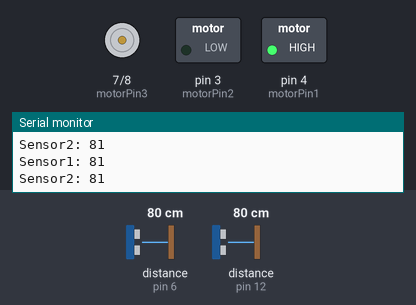
Simulated run of this sketch. Board: Arduino Uno, built with avr-gcc and run on an emulated ATmega328P. On the bench: motor-driver pin pairs drawn as motors (green arrow = first pin HIGH = forward, orange = second pin HIGH = backward, longer = more drive, scaled by the enable pin), switched loads named in the sketch (green lamp = pin HIGH), the last lines printed to the serial monitor. The test bench sets the inputs (shaded band); at power-on: distance to the obstacle (sensors on pin 12, pin 6) 80 cm. The echo pulse lasts 58.3 µs per cm.

Above: at 2.9 s.
3.0 s: distance to the obstacle (sensor on pin 12) set to 43 cm
6.0 s: distance to the obstacle (sensor on pin 12) set to 37 cm
At 7.0 s:
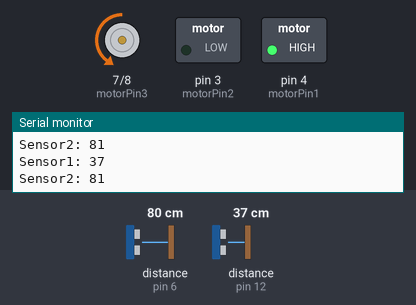
9.0 s: distance to the obstacle (sensor on pin 6) set to 45 cm
At 10.6 s:
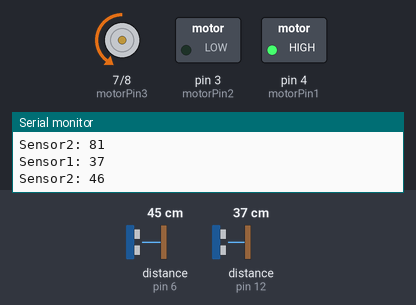
11.5 s: distance to the obstacle (sensor on pin 6) set to 37 cm
At 13.3 s:
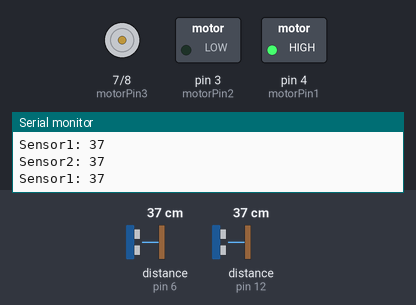
14.5 s: distance to the obstacle (sensor on pin 6) set to 60 cm
At 15.3 s:
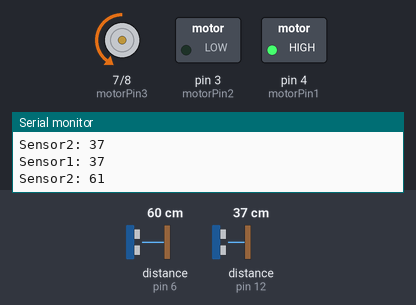
17.5 s: distance to the obstacle (sensor on pin 6) set to 4 cm
At 19.8 s:
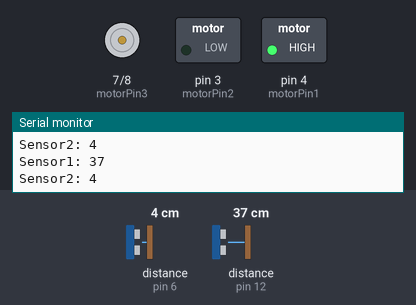
Timing chart, 0 to 21.1 s (numbered marks = the images above; inputs shaded):
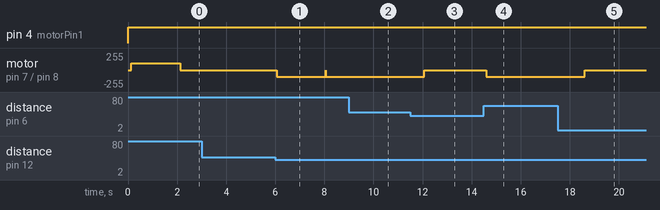

The sketch:

detectionSystem.ino
```cpp
#include <NewPing.h>

NewPing sonar1(13, 12, 100); // Sensor 1: trigger pin, echo pin, maximum distance in cm
NewPing sonar2(5, 6, 100); // Sensor 2: same stuff
#define pingSpeed 100
const int motorPin1  = 4;  // Pin 14 of L293
const int motorPin2  = 3;  // Pin 10 of L293
//Motor B
const int motorPin3  = 7; // Pin  7 of L293
const int motorPin4  = 8;  // Pin  2 of L293
const int enB = 9;
unsigned long pingTimer1, pingTimer2;
int in1, in2;
// defines variables
long duration;
long duration2;
int distance;
int distance2;
int pwm = 100;
void setup() {
  pingTimer1 = millis() + pingSpeed; // Sensor 1 fires after 100ms (pingSpeed)
  pingTimer2 = pingTimer1 + (pingSpeed / 2); // Sensor 2 fires 50ms later
  pinMode(motorPin1, OUTPUT);
  pinMode(motorPin2, OUTPUT);
  pinMode(motorPin3, OUTPUT);
  pinMode(motorPin4, OUTPUT);
  pinMode(enB, OUTPUT);
  Serial.begin(9600);
  digitalWrite(motorPin1, LOW);
  digitalWrite(motorPin2, LOW);
  digitalWrite(motorPin3, LOW);
  digitalWrite(motorPin4, LOW);
}
void  ping(){
   if (millis() >= pingTimer1) {
      pingTimer1 += pingSpeed; // Make sensor 1 fire again 100ms later (pingSpeed)
      in1 = sonar1.ping_cm();
   }
   if (millis() >= pingTimer2) {
      pingTimer2 = pingTimer1 + (pingSpeed / 2); // Make sensor 2 fire again 50ms after sensor 1 fires
      in2 = sonar2.ping_cm();
       // Both sensors pinged, process results here
   }
}
void loop() {
   ping();
   Serial.print("Sensor1: ");
   Serial.print(in1);
   Serial.println();
   Serial.print("Sensor2: ");
   Serial.print(in2);
   Serial.println();
   if(in1 == 0 && in2 == 0){
      digitalWrite(motorPin1, HIGH);
      digitalWrite(motorPin2, LOW);
      analogWrite(enB, pwm);
   }else if(in1 < 40 && (in2 == 0 || in2 > 40)){
      digitalWrite(motorPin3, LOW);
      digitalWrite(motorPin4, HIGH);
      delay(2000);
      digitalWrite(motorPin3, LOW);
      digitalWrite(motorPin4, LOW);
   }else if(in2 < 40 && (in1 == 0 || in1 > 40)){
      digitalWrite(motorPin3, HIGH);
      digitalWrite(motorPin4, LOW);
      delay(2000);
      digitalWrite(motorPin3, LOW);
      digitalWrite(motorPin4, LOW);
   }else if((in1 < 20 && in2 < 20) && (in1 > 0 && in2 > 0)){
        digitalWrite(motorPin2, HIGH);
        digitalWrite(motorPin1, LOW);
        analogWrite(enB, pwm + 70);
        delay(350);
        analogWrite(enB, 0);
        while((in1 < 20 && in2 < 20)){
          ping();
        };
   }
}
```

Measured:
- the behaviour switches between 40 and 39 cm on distance to the obstacle (sensor on pin 12) (found by bisection; images 0 and 1)
- the behaviour switches between 41 and 40 cm on distance to the obstacle (sensor on pin 6) (found by bisection; images 2 and 3)
- after the input at 6.0 s, motor on pin 7 (motorPin3) / pin 8 (motorPin4): stopped → backward 100/255 after 0.05 s
- after the input at 9.0 s, motor on pin 7 (motorPin3) / pin 8 (motorPin4): stays backward 100/255 (without the input it goes to stopped after 1.1 s)
- after the input at 11.5 s, motor on pin 7 (motorPin3) / pin 8 (motorPin4): backward 100/255 → stopped after 0.57 s
- after the input at 14.5 s, motor on pin 7 (motorPin3) / pin 8 (motorPin4): stopped → backward 100/255 after 0.10 s
- after the input at 17.5 s, motor on pin 7 (motorPin3) / pin 8 (motorPin4): backward 100/255 → stopped after 1.1 s
